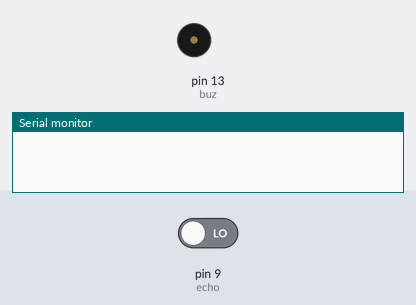
The sketch below on a simulated Arduino Uno, built with avr-gcc and run on an emulated ATmega328P. Shown: buzzer (waves = sounding, pin HIGH), the last lines printed to the serial monitor. The inputs (shaded band) are chosen by the test bench; at power-on: pin 9 (echo) LOW. Pins used as bus, display or sensor lines are not drawn.

Above: at 0.1 s.
At 1.1 s:
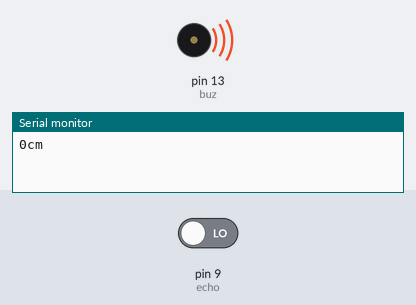
Timing chart, 0 to 2.6 s (numbered marks = the images above):
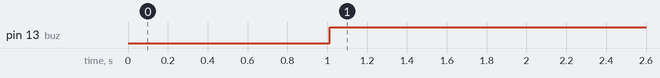

Measured:
- by itself, pin 13 (buz): LOW → HIGH at 1.0 s

The sketch:

dist_sensor.ino
```cpp
int trig=8;
int echo=9;
int buz=13;
void setup() {
  // put your setup code here, to run once:
pinMode(trig,OUTPUT);
pinMode(buz,OUTPUT);
pinMode(echo,INPUT);
Serial.begin(9600);

}

void loop() {
  // put your main code here, to run repeatedly:
digitalWrite(trig,LOW);
delay(2);
digitalWrite(trig,HIGH);
delay(10);
digitalWrite(trig,LOW);

long duration = pulseIn(echo,HIGH);
int dist = duration * 0.034/2;

Serial.print(dist);
Serial.println("cm");

if(dist<3) {
  digitalWrite(buz,HIGH);
}
else {
  digitalWrite(buz,LOW);
}
}
```
